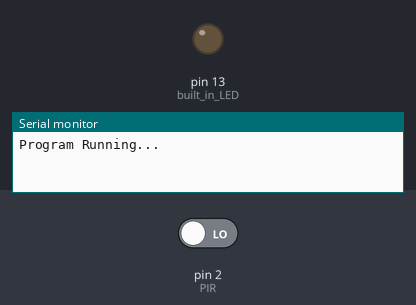
Bench run of a sketch on a simulated Arduino Uno, built with avr-gcc and run on an emulated ATmega328P. Parts: output pins drawn as LEDs (lit = HIGH), the last lines printed to the serial monitor. Inputs (shaded band) come from the test bench; at power-on: pin 2 (PIR) LOW.

Above: at 1.2 s.
1.3 s: pin 2 (PIR) driven HIGH
At 2.5 s:
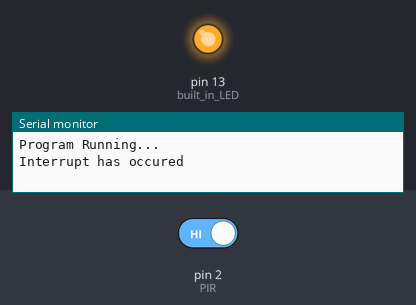
2.8 s: pin 2 (PIR) driven LOW
At 3.7 s:
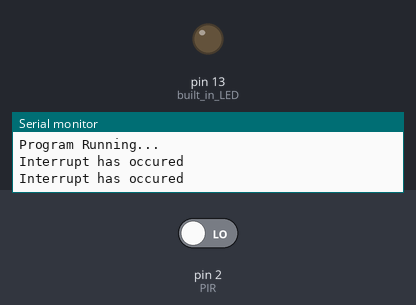
Timing chart, 0 to 5.8 s (numbered marks = the images above; inputs shaded):
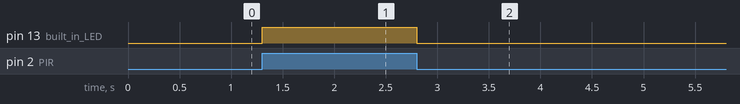

The sketch:

sketch_mar04a.ino
```cpp
/*  Interrupt-driven Board
 *  4/3/19
 *  Greg McIntyre
 *
 *  Interrupt implementation of T1
 *
 *  https://github.com/gregorymcintyre/ProgrammingParadigms.git
 *
 */

#define PIR 2

int input = 0;
volatile bool LEDstate = false;

void setup() {
  Serial.begin(9600);
  Serial.println("Program Running...");
  pinMode(LED_BUILTIN, OUTPUT);     //built in LED
  pinMode(PIR, INPUT);

  attachInterrupt(digitalPinToInterrupt(PIR), change, CHANGE);
}

void loop() {
  delay(1000);

}

void change()
{
  LEDstate = !LEDstate;
  digitalWrite(LED_BUILTIN, LEDstate);
  Serial.println("Interrupt has occured");
}
```

Measured:
- after the input at 1.3 s, pin 13 (built_in_LED): LOW → HIGH at once
- after the input at 2.8 s, pin 13 (built_in_LED): HIGH → LOW at once
